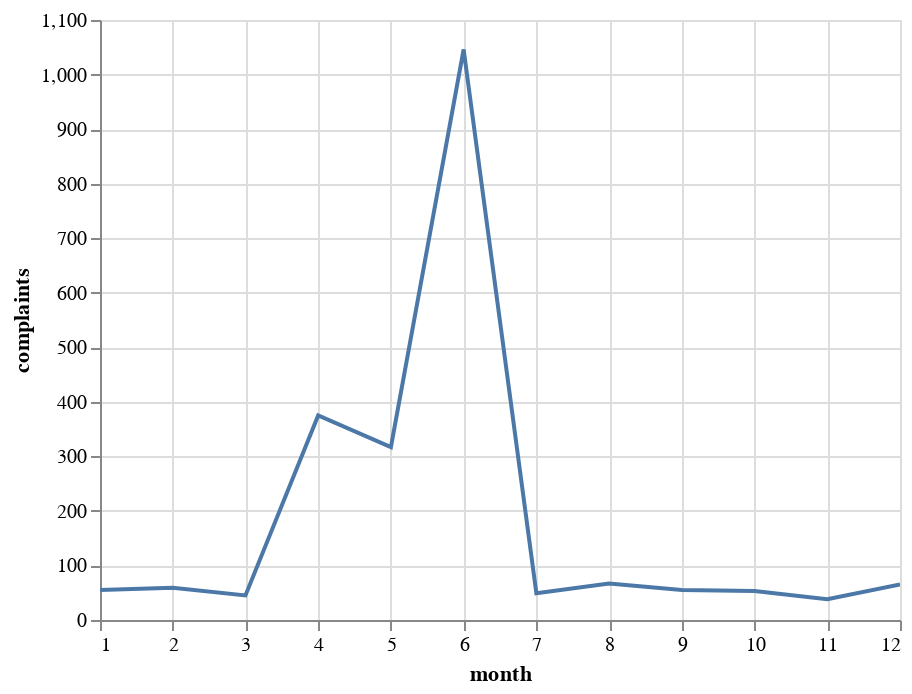

Source (notebook cell):
### Code cell
alt.Chart(monthly_complaints).mark_line().encode(x='month', y='complaints', tooltip=['month', 'complaints']).interactive()

### Figure 1 — Vega-Lite specification as saved in the notebook (floating-point values rounded to 4 significant figures)
{"config": {"view": {"continuousWidth": 400, "continuousHeight": 300}}, "data": {"name": "data-f6e5f15e3e9c11bbef9b06f8d469f8fd"}, "mark": "line", "encoding": {"tooltip": [{"type": "quantitative", "field": "month"}, {"type": "quantitative", "field": "complaints"}], "x": {"type": "quantitative", "field": "month"}, "y": {"type": "quantitative", "field": "complaints"}}, "selection": {"selector001": {"type": "interval", "bind": "scales", "encodings": ["x", "y"]}}, "$schema": "https://vega.github.io/schema/vega-lite/v4.8.1.json", "datasets": {"data-f6e5f15e3e9c11bbef9b06f8d469f8fd": [{"month": 1, "complaints": 55}, {"month": 2, "complaints": 59}, {"month": 3, "complaints": 45}, {"month": 4, "complaints": 375}, {"month": 5, "complaints": 317}, {"month": 6, "complaints": 1046}, {"month": 7, "complaints": 49}, {"month": 8, "complaints": 67}, {"month": 9, "complaints": 55}, {"month": 10, "complaints": 53}, {"month": 11, "complaints": 38}, {"month": 12, "complaints": 65}]}}
